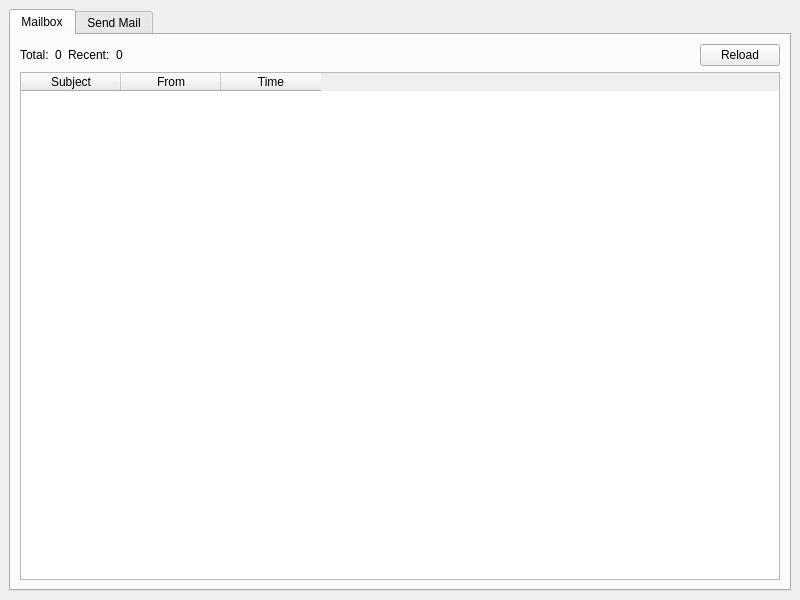
<?xml version="1.0" encoding="UTF-8"?>
<ui version="4.0">
 <class>main_window</class>
 <widget class="QMainWindow" name="main_window">
  <property name="geometry">
   <rect>
    <x>0</x>
    <y>0</y>
    <width>800</width>
    <height>600</height>
   </rect>
  </property>
  <property name="windowTitle">
   <string>Email Client</string>
  </property>
  <widget class="QWidget" name="centralwidget">
   <layout class="QVBoxLayout" name="verticalLayout">
    <item>
     <widget class="QTabWidget" name="tabWidget">
      <property name="currentIndex">
       <number>0</number>
      </property>
      <widget class="QWidget" name="tab">
       <attribute name="title">
        <string>Mailbox</string>
       </attribute>
       <layout class="QVBoxLayout" name="verticalLayout_3">
        <item>
         <layout class="QHBoxLayout" name="horizontalLayout_3">
          <item>
           <layout class="QHBoxLayout" name="horizontalLayout">
            <item>
             <widget class="QLabel" name="label">
              <property name="text">
               <string>Total:</string>
              </property>
             </widget>
            </item>
            <item>
             <widget class="QLabel" name="lbl_total">
              <property name="text">
               <string>0</string>
              </property>
             </widget>
            </item>
           </layout>
          </item>
          <item>
           <layout class="QHBoxLayout" name="horizontalLayout_2">
            <item>
             <widget class="QLabel" name="label_2">
              <property name="text">
               <string>Recent:</string>
              </property>
             </widget>
            </item>
            <item>
             <widget class="QLabel" name="lbl_recent">
              <property name="text">
               <string>0</string>
              </property>
             </widget>
            </item>
           </layout>
          </item>
          <item>
           <spacer name="horizontalSpacer">
            <property name="orientation">
             <enum>Qt::Horizontal</enum>
            </property>
            <property name="sizeHint" stdset="0">
             <size>
              <width>40</width>
              <height>20</height>
             </size>
            </property>
           </spacer>
          </item>
          <item>
           <widget class="QPushButton" name="btn_reload">
            <property name="text">
             <string>Reload</string>
            </property>
           </widget>
          </item>
         </layout>
        </item>
        <item>
         <widget class="QTableWidget" name="tb_mailbox">
          <column>
           <property name="text">
            <string>Subject</string>
           </property>
          </column>
          <column>
           <property name="text">
            <string>From</string>
           </property>
          </column>
          <column>
           <property name="text">
            <string>Time</string>
           </property>
          </column>
         </widget>
        </item>
       </layout>
      </widget>
      <widget class="QWidget" name="tab_2">
       <attribute name="title">
        <string>Send Mail</string>
       </attribute>
       <layout class="QVBoxLayout" name="verticalLayout_2">
        <item>
         <layout class="QGridLayout" name="gridLayout">
          <item row="1" column="1">
           <widget class="QLineEdit" name="le_subject"/>
          </item>
          <item row="0" column="1">
           <layout class="QHBoxLayout" name="horizontalLayout_8">
            <item>
             <widget class="QLineEdit" name="le_to"/>
            </item>
            <item>
             <widget class="QPushButton" name="btn_send">
              <property name="text">
               <string>Send</string>
              </property>
             </widget>
            </item>
           </layout>
          </item>
          <item row="1" column="0">
           <widget class="QLabel" name="label_5">
            <property name="text">
             <string>Subject</string>
            </property>
           </widget>
          </item>
          <item row="0" column="0">
           <widget class="QLabel" name="label_6">
            <property name="text">
             <string>To</string>
            </property>
           </widget>
          </item>
         </layout>
        </item>
        <item>
         <widget class="QGroupBox" name="groupBox">
          <property name="title">
           <string>Body</string>
          </property>
          <layout class="QHBoxLayout" name="horizontalLayout_7">
           <item>
            <widget class="QPlainTextEdit" name="pte_body"/>
           </item>
          </layout>
         </widget>
        </item>
       </layout>
      </widget>
     </widget>
    </item>
   </layout>
  </widget>
 </widget>
 <resources/>
 <connections/>
</ui>
